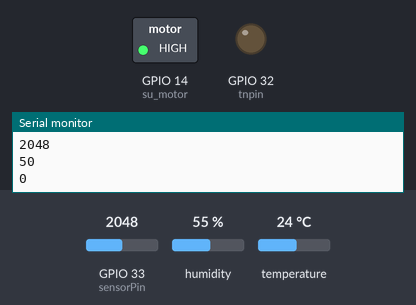
The sketch below on a simulated ESP32. On the bench: switched loads named in the sketch (green lamp = pin HIGH), output pins drawn as LEDs (lit = HIGH), the last lines printed to the serial monitor. The test bench sets the inputs (shaded band); at power-on: GPIO 33 (sensorPin) = 2048, humidity 55 %, temperature 24 °C. WiFi joins after 1.5 s; servers stay silent unless stated; web services answer with replies made up by the test bench.

Above: at 3.9 s.
4.0 s: GPIO 33 (sensorPin) set to 2115
At 6.2 s:
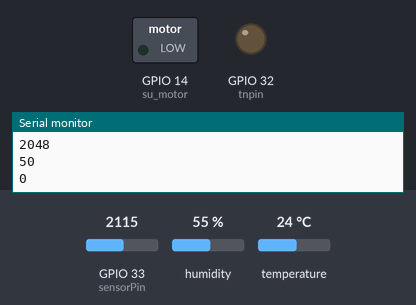
Timing chart, 0 to 8.5 s (numbered marks = the images above; inputs shaded):
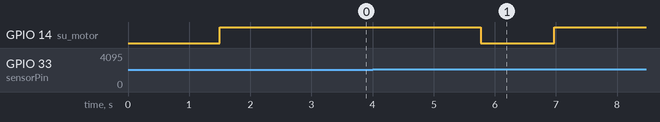

Measured:
- the behaviour switches between 2088 and 2089 on GPIO 33 (sensorPin) (found by bisection; images 0 and 1)
- after the input at 4.0 s, GPIO 14 (su_motor): HIGH → LOW after 1.8 s, → HIGH 1.2 s later

The sketch:

esp_whatsapp_bitki.ino
```cpp
#include <WiFi.h>
#include <HTTPClient.h>
#include <UrlEncode.h>

const char* ssid = "Wi-Fi Adı";
const char* password = "Wi-Fi Parolası";
String MobileNumber = "Tel No";
String APIKey = "Apı Key";
#include <dht11.h> // dht11 kütüphanesini kodlarımıza dahil ediyoruz.
int DhtPin=25; // DhtPin olarak Dijital 2'yi belirliyoruz.
dht11 dht_sensor;
int sensorPin=33;
int sensorValue = 0; // Sensör verisi burada saklanacak
int tnem2;
int yuzde_toprak_nem;
int chk;
int su_motor=14; // Role modulunun sinyal pininin bulundugu yeri kart degişkenine tanımladık.
unsigned long startTime; // Başlangıç zamanı saklamak için değişken
int dhtpow=26;
unsigned long oncekiMillis = 0;
const unsigned long interval = 1000; // 1 saniye
int sayac = 0;
int mesajsayac = 0;

unsigned long baslangicZamani;
int tnpin=32;
void setup() {
  Serial.begin(115200);
  WiFi.begin(ssid, password);
  Serial.println("Connecting to WiFi");
  while(WiFi.status() != WL_CONNECTED) {
    delay(500);
    Serial.print(".");
  }

  Serial.println("");
  Serial.print("Connected to ");
  Serial.println(ssid);
  Serial.print("Your Local IP address is: ");
  Serial.println(WiFi.localIP());
  baslangicZamani = millis();  // Başlangıç zamanını kaydetme
pinMode(su_motor, OUTPUT); // Role kartının bulundugu pini açılmasını sağladık.
digitalWrite(su_motor, HIGH);
pinMode(tnpin, OUTPUT);
digitalWrite(tnpin, LOW);
pinMode(dhtpow, OUTPUT);
digitalWrite(dhtpow, LOW);
  delay(1000);
    sendMessage("OTOMATİK BİTKİ YETİŞTİRME");
;}

void arttirSayac() {
  unsigned long suankiMillis = millis();

  if (suankiMillis - oncekiMillis >= interval) {
    sayac++;
    mesajsayac++;

    oncekiMillis = suankiMillis;
  }
    if (sayac==5400){
      digitalWrite(tnpin, HIGH);
      digitalWrite(dhtpow, HIGH);
      delay(600000);
      digitalWrite(tnpin, LOW);
      digitalWrite(dhtpow, LOW);
      sayac=0;
      }
}

void loop() {
       int tnpdurum = digitalRead(tnpin);
   chk = dht_sensor.read(DhtPin);
   unsigned long gecenSure = millis() - baslangicZamani; // Geçen süreyi hesapla
  int toprak_nem = analogRead(sensorPin);
tnem2 = map(toprak_nem,0,4095,0,100);
yuzde_toprak_nem =(100-tnem2);
          unsigned long currentTime = millis();
    unsigned long elapsedTime = currentTime - startTime;

    unsigned long days = elapsedTime / (24UL * 60UL * 60UL * 1000UL);
    unsigned long remainingMillis = elapsedTime % (24UL * 60UL * 60UL * 1000UL);

    unsigned long hours = remainingMillis / (60UL * 60UL * 1000UL);
    remainingMillis %= (60UL * 60UL * 1000UL);

    unsigned long minutes = remainingMillis / (60UL * 1000UL);
    remainingMillis %= (60UL * 1000UL);

    unsigned long seconds = remainingMillis / 1000UL;
  delay(1000);

  if (yuzde_toprak_nem<50){
  if (tnpdurum == LOW || tnpdurum==0){
digitalWrite(su_motor, LOW);
delay(1200);
digitalWrite(su_motor, HIGH);
delay(15000);
}
}
if (yuzde_toprak_nem>50){
digitalWrite(su_motor, HIGH);
}
arttirSayac();
Serial.println(sayac);
Serial.println(mesajsayac);
Serial.println(toprak_nem);
Serial.println(yuzde_toprak_nem);
Serial.println(tnpdurum);
if (mesajsayac==5){
sendMessage("OTOMATİK BİTKİ YETİŞTİRME");
delay(500);
sendMessage("Toprak Nemi: %"+String(yuzde_toprak_nem));
delay(500);
sendMessage("Esp Yüzey Isısı/Nemi:  "+ String(dht_sensor.temperature) +"C / "+"%"+String(dht_sensor.humidity));
delay(500);
sendMessage(String(days)+" Gün "+String(hours)+" Saat "+String(minutes)+" Dakika "+String(seconds)+" Saniyedir Açık");
mesajsayac=0;
}
  }

void sendMessage(String message){
  String url = "https://api.callmebot.com/whatsapp.php?phone=" + MobileNumber + "&apikey=" + APIKey + "&text=" + urlEncode(message);
  HTTPClient http;
  http.begin(url);

  http.addHeader("Content-Type", "application/x-www-form-urlencoded");

  int httpResponseCode = http.POST(url);
  if (httpResponseCode == 200){
    Serial.print("Message sent successfully");
  }
  else{
    Serial.println("Error sending the message");
    Serial.print("HTTP response code: ");
    Serial.println(httpResponseCode);
  }
  http.end();
}
```
